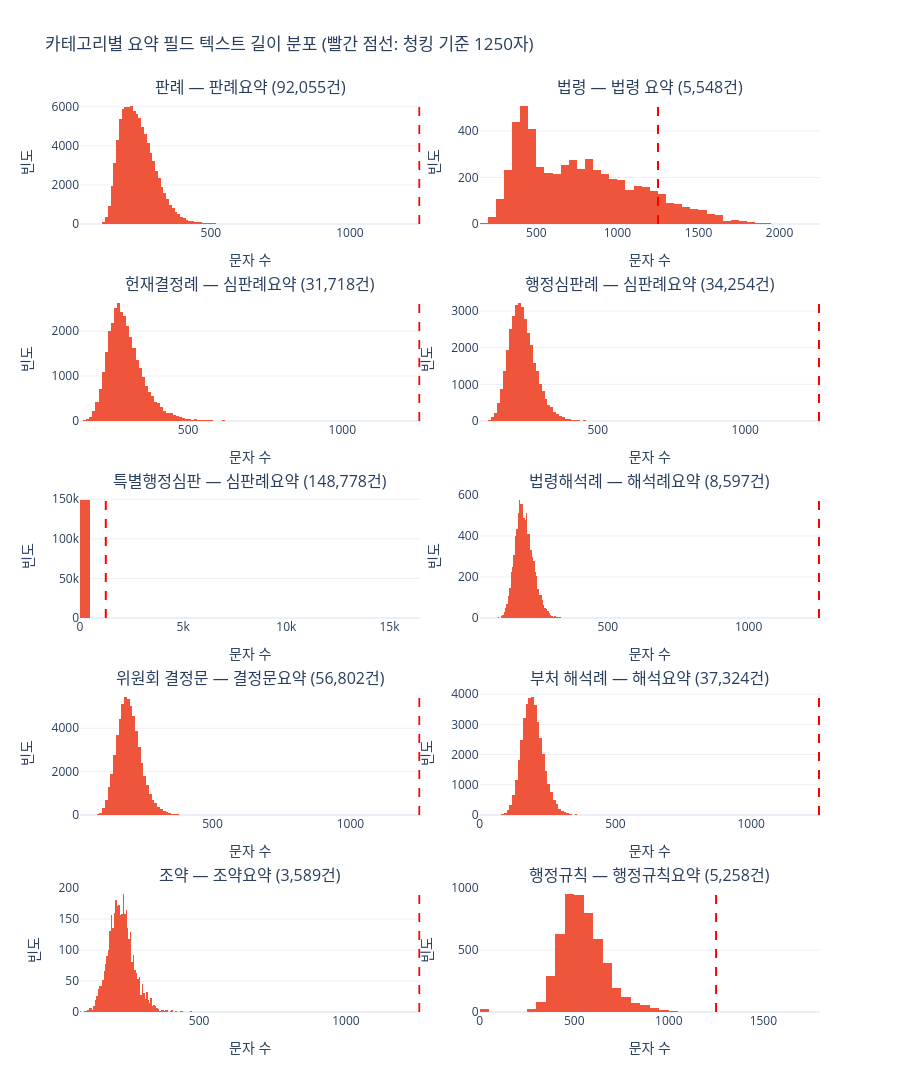

Notebook code cell kept with this figure:
### Code cell
# ── 요약 필드 텍스트 길이 히스토그램 (전체 카테고리) ──────
from plotly.subplots import make_subplots

CHUNK_SIZE = 1250  # 현재 청킹 기준선

summary_cats = []
for cat_key, cat_info in CATEGORIES.items():
    summary_field = cat_info.get("summary_field")
    if not summary_field or cat_key not in _available_categories:
        continue

    lengths = []
    for r in iter_category_records(cat_key):
        v = r.get(summary_field)
        if isinstance(v, str) and v.strip():
            lengths.append(len(v))

    if lengths:
        summary_cats.append({
            "cat_key": cat_key,
            "label": cat_info["label"],
            "summary_field": summary_field,
            "lengths": lengths,
        })

n = len(summary_cats)
cols = 2
rows = (n + 1) // cols

fig = make_subplots(
    rows=rows, cols=cols,
    subplot_titles=[
        f"{sc['label']} — {sc['summary_field']} ({len(sc['lengths']):,}건)"
        for sc in summary_cats
    ],
    vertical_spacing=0.08,
    horizontal_spacing=0.08,
)

for i, sc in enumerate(summary_cats):
    r = i // cols + 1
    c = i % cols + 1
    fig.add_trace(
        go.Histogram(
            x=sc["lengths"],
            nbinsx=80,
            marker_color="#EF553B",
            name=sc["label"],
            showlegend=False,
        ),
        row=r, col=c,
    )
    fig.add_vline(
        x=CHUNK_SIZE, line_dash="dash", line_color="red",
        row=r, col=c,
    )

fig.update_layout(
    title=f"카테고리별 요약 필드 텍스트 길이 분포 (빨간 점선: 청킹 기준 {CHUNK_SIZE}자)",
    height=300 * rows,
)
fig.update_xaxes(title_text="문자 수")
fig.update_yaxes(title_text="빈도")
fig.show()

### Figure 1 — Plotly figure (JSON) as saved in the notebook; plotly's stock layout.template omitted (floating-point values rounded to 4 significant figures; data arrays with more than 128 entries replaced by an {"elided": "..."} marker saying what was removed)
{"data": [{"marker": {"color": "#EF553B"}, "name": "판례", "nbinsx": 80, "showlegend": false, "type": "histogram", "x": {"elided": "92055 int values"}, "xaxis": "x", "yaxis": "y"}, {"marker": {"color": "#EF553B"}, "name": "법령", "nbinsx": 80, "showlegend": false, "type": "histogram", "x": {"elided": "5548 int values"}, "xaxis": "x2", "yaxis": "y2"}, {"marker": {"color": "#EF553B"}, "name": "헌재결정례", "nbinsx": 80, "showlegend": false, "type": "histogram", "x": {"elided": "31718 int values"}, "xaxis": "x3", "yaxis": "y3"}, {"marker": {"color": "#EF553B"}, "name": "행정심판례", "nbinsx": 80, "showlegend": false, "type": "histogram", "x": {"elided": "34254 int values"}, "xaxis": "x4", "yaxis": "y4"}, {"marker": {"color": "#EF553B"}, "name": "특별행정심판", "nbinsx": 80, "showlegend": false, "type": "histogram", "x": {"elided": "148778 int values"}, "xaxis": "x5", "yaxis": "y5"}, {"marker": {"color": "#EF553B"}, "name": "법령해석례", "nbinsx": 80, "showlegend": false, "type": "histogram", "x": {"elided": "8597 int values"}, "xaxis": "x6", "yaxis": "y6"}, {"marker": {"color": "#EF553B"}, "name": "위원회 결정문", "nbinsx": 80, "showlegend": false, "type": "histogram", "x": {"elided": "56802 int values"}, "xaxis": "x7", "yaxis": "y7"}, {"marker": {"color": "#EF553B"}, "name": "부처 해석례", "nbinsx": 80, "showlegend": false, "type": "histogram", "x": {"elided": "37324 int values"}, "xaxis": "x8", "yaxis": "y8"}, {"marker": {"color": "#EF553B"}, "name": "조약", "nbinsx": 80, "showlegend": false, "type": "histogram", "x": {"elided": "3589 int values"}, "xaxis": "x9", "yaxis": "y9"}, {"marker": {"color": "#EF553B"}, "name": "행정규칙", "nbinsx": 80, "showlegend": false, "type": "histogram", "x": {"elided": "5258 int values"}, "xaxis": "x10", "yaxis": "y10"}], "layout": {"annotations": [{"font": {"size": 16}, "showarrow": false, "text": "판례 — 판례요약 (92,055건)", "x": 0.23, "xanchor": "center", "xref": "paper", "y": 1.0, "yanchor": "bottom", "yref": "paper"}, {"font": {"size": 16}, "showarrow": false, "text": "법령 — 법령 요약 (5,548건)", "x": 0.77, "xanchor": "center", "xref": "paper", "y": 1.0, "yanchor": "bottom", "yref": "paper"}, {"font": {"size": 16}, "showarrow": false, "text": "헌재결정례 — 심판례요약 (31,718건)", "x": 0.23, "xanchor": "center", "xref": "paper", "y": 0.784, "yanchor": "bottom", "yref": "paper"}, {"font": {"size": 16}, "showarrow": false, "text": "행정심판례 — 심판례요약 (34,254건)", "x": 0.77, "xanchor": "center", "xref": "paper", "y": 0.784, "yanchor": "bottom", "yref": "paper"}, {"font": {"size": 16}, "showarrow": false, "text": "특별행정심판 — 심판례요약 (148,778건)", "x": 0.23, "xanchor": "center", "xref": "paper", "y": 0.568, "yanchor": "bottom", "yref": "paper"}, {"font": {"size": 16}, "showarrow": false, "text": "법령해석례 — 해석례요약 (8,597건)", "x": 0.77, "xanchor": "center", "xref": "paper", "y": 0.568, "yanchor": "bottom", "yref": "paper"}, {"font": {"size": 16}, "showarrow": false, "text": "위원회 결정문 — 결정문요약 (56,802건)", "x": 0.23, "xanchor": "center", "xref": "paper", "y": 0.352, "yanchor": "bottom", "yref": "paper"}, {"font": {"size": 16}, "showarrow": false, "text": "부처 해석례 — 해석요약 (37,324건)", "x": 0.77, "xanchor": "center", "xref": "paper", "y": 0.352, "yanchor": "bottom", "yref": "paper"}, {"font": {"size": 16}, "showarrow": false, "text": "조약 — 조약요약 (3,589건)", "x": 0.23, "xanchor": "center", "xref": "paper", "y": 0.136, "yanchor": "bottom", "yref": "paper"}, {"font": {"size": 16}, "showarrow": false, "text": "행정규칙 — 행정규칙요약 (5,258건)", "x": 0.77, "xanchor": "center", "xref": "paper", "y": 0.136, "yanchor": "bottom", "yref": "paper"}], "height": 1500, "shapes": [{"line": {"color": "red", "dash": "dash"}, "type": "line", "x0": 1250, "x1": 1250, "xref": "x", "y0": 0, "y1": 1, "yref": "y domain"}, {"line": {"color": "red", "dash": "dash"}, "type": "line", "x0": 1250, "x1": 1250, "xref": "x2", "y0": 0, "y1": 1, "yref": "y2 domain"}, {"line": {"color": "red", "dash": "dash"}, "type": "line", "x0": 1250, "x1": 1250, "xref": "x3", "y0": 0, "y1": 1, "yref": "y3 domain"}, {"line": {"color": "red", "dash": "dash"}, "type": "line", "x0": 1250, "x1": 1250, "xref": "x4", "y0": 0, "y1": 1, "yref": "y4 domain"}, {"line": {"color": "red", "dash": "dash"}, "type": "line", "x0": 1250, "x1": 1250, "xref": "x5", "y0": 0, "y1": 1, "yref": "y5 domain"}, {"line": {"color": "red", "dash": "dash"}, "type": "line", "x0": 1250, "x1": 1250, "xref": "x6", "y0": 0, "y1": 1, "yref": "y6 domain"}, {"line": {"color": "red", "dash": "dash"}, "type": "line", "x0": 1250, "x1": 1250, "xref": "x7", "y0": 0, "y1": 1, "yref": "y7 domain"}, {"line": {"color": "red", "dash": "dash"}, "type": "line", "x0": 1250, "x1": 1250, "xref": "x8", "y0": 0, "y1": 1, "yref": "y8 domain"}, {"line": {"color": "red", "dash": "dash"}, "type": "line", "x0": 1250, "x1": 1250, "xref": "x9", "y0": 0, "y1": 1, "yref": "y9 domain"}, {"line": {"color": "red", "dash": "dash"}, "type": "line", "x0": 1250, "x1": 1250, "xref": "x10", "y0": 0, "y1": 1, "yref": "y10 domain"}], "title": {"text": "카테고리별 요약 필드 텍스트 길이 분포 (빨간 점선: 청킹 기준 1250자)"}, "xaxis": {"anchor": "y", "domain": [0, 0.46], "title": {"text": "문자 수"}}, "xaxis10": {"anchor": "y10", "domain": [0.54, 1], "title": {"text": "문자 수"}}, "xaxis2": {"anchor": "y2", "domain": [0.54, 1], "title": {"text": "문자 수"}}, "xaxis3": {"anchor": "y3", "domain": [0, 0.46], "title": {"text": "문자 수"}}, "xaxis4": {"anchor": "y4", "domain": [0.54, 1], "title": {"text": "문자 수"}}, "xaxis5": {"anchor": "y5", "domain": [0, 0.46], "title": {"text": "문자 수"}}, "xaxis6": {"anchor": "y6", "domain": [0.54, 1], "title": {"text": "문자 수"}}, "xaxis7": {"anchor": "y7", "domain": [0, 0.46], "title": {"text": "문자 수"}}, "xaxis8": {"anchor": "y8", "domain": [0.54, 1], "title": {"text": "문자 수"}}, "xaxis9": {"anchor": "y9", "domain": [0, 0.46], "title": {"text": "문자 수"}}, "yaxis": {"anchor": "x", "domain": [0.864, 1.0], "title": {"text": "빈도"}}, "yaxis10": {"anchor": "x10", "domain": [0, 0.136], "title": {"text": "빈도"}}, "yaxis2": {"anchor": "x2", "domain": [0.864, 1.0], "title": {"text": "빈도"}}, "yaxis3": {"anchor": "x3", "domain": [0.648, 0.784], "title": {"text": "빈도"}}, "yaxis4": {"anchor": "x4", "domain": [0.648, 0.784], "title": {"text": "빈도"}}, "yaxis5": {"anchor": "x5", "domain": [0.432, 0.568], "title": {"text": "빈도"}}, "yaxis6": {"anchor": "x6", "domain": [0.432, 0.568], "title": {"text": "빈도"}}, "yaxis7": {"anchor": "x7", "domain": [0.216, 0.352], "title": {"text": "빈도"}}, "yaxis8": {"anchor": "x8", "domain": [0.216, 0.352], "title": {"text": "빈도"}}, "yaxis9": {"anchor": "x9", "domain": [0, 0.136], "title": {"text": "빈도"}}}}
